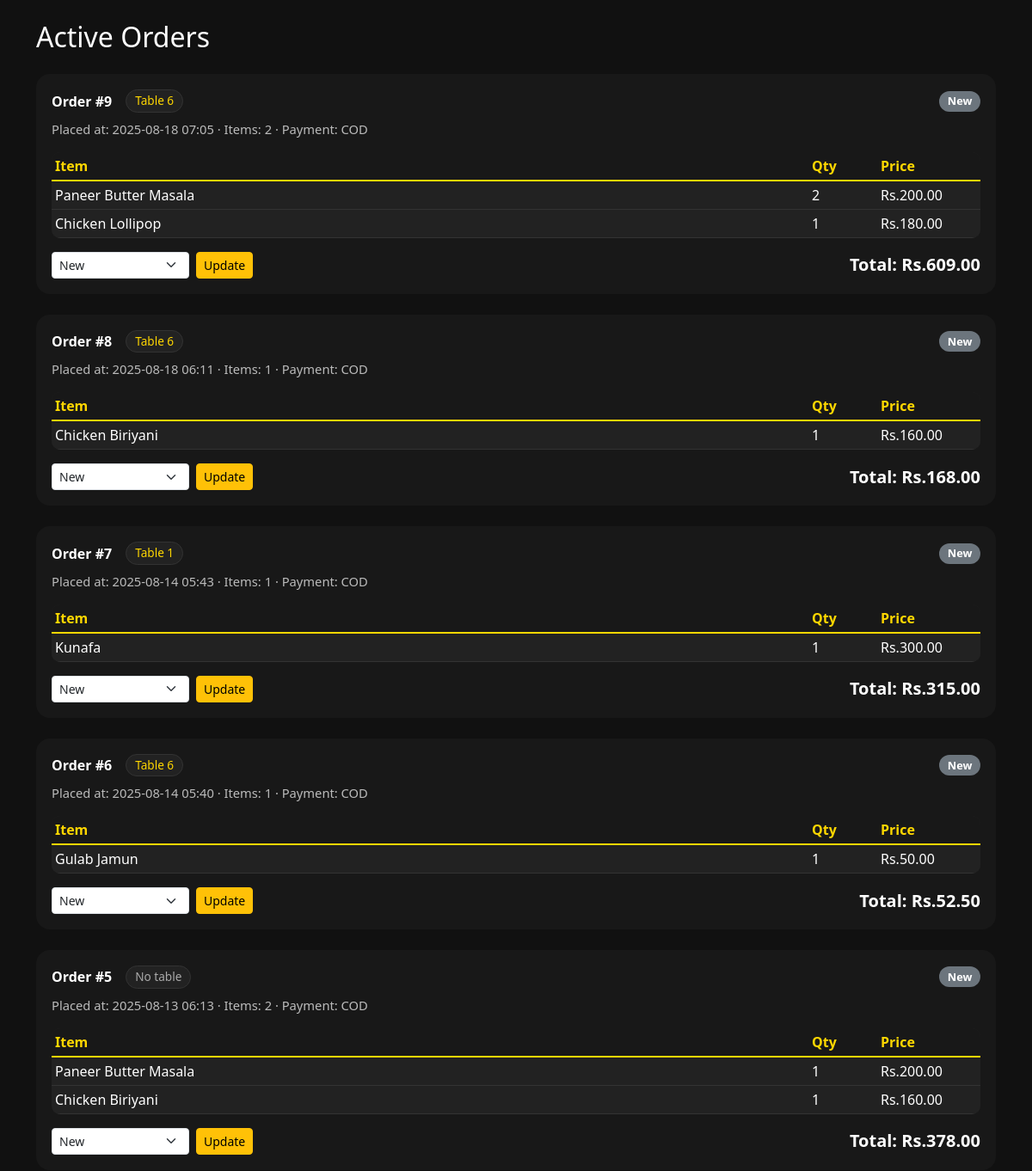
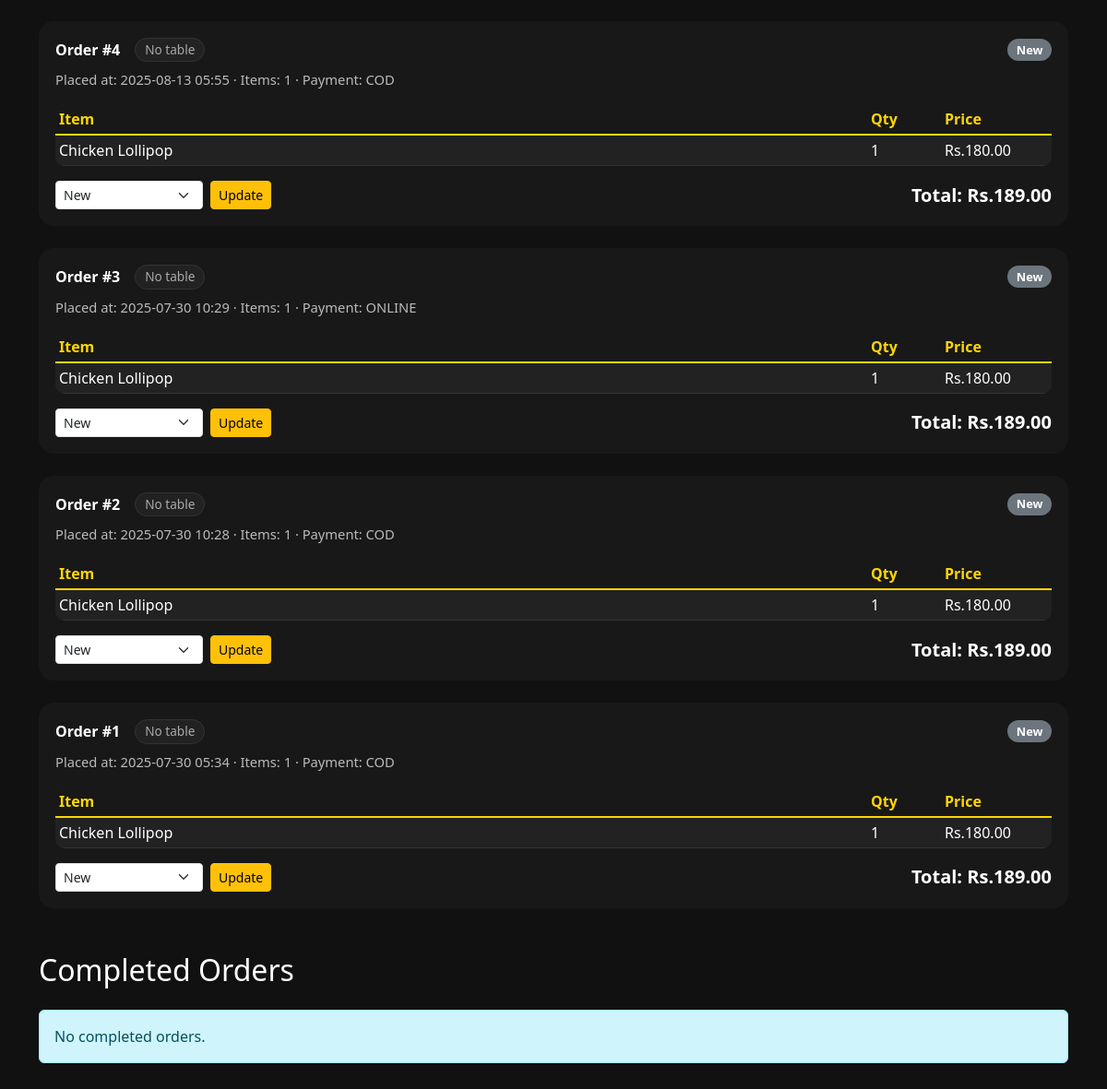
Page /menu/staff/orders/ (signed in) on the committed database (2 pictures, top to bottom).
### menu/models.py (models this page shows, shortened)
class Order(models.Model):
    hotel = models.ForeignKey(Hotel, on_delete=models.CASCADE)
    table = models.ForeignKey(DiningTable, on_delete=models.SET_NULL, null=True, blank=True, related_name='orders')
    guest_count = models.PositiveIntegerField(default=1)
    payment_method = models.CharField(max_length=10, choices=[('COD', 'Cash'), ('ONLINE', 'Online')])
    status = models.CharField(max_length=20, choices=STATUS_CHOICES, default='New')
    subtotal = models.DecimalField(max_digits=10, decimal_places=2, default=0.00)
    gst = models.DecimalField(max_digits=10, decimal_places=2, default=0.00)
    total_amount = models.DecimalField(max_digits=10, decimal_places=2, default=0.00)
    created_at = models.DateTimeField(auto_now_add=True)

class DiningTable(models.Model):
    hotel = models.ForeignKey(Hotel, on_delete=models.CASCADE, related_name='tables')
    number = models.CharField(max_length=10)  # "1", "A1", "VIP-2", etc.
    table_code = models.SlugField(max_length=40, unique=True, blank=True)  # globally unique code
    qr_image = models.ImageField(upload_to='qr_codes/tables/', blank=True, null=True)
    seats = models.PositiveSmallIntegerField(default=4)
    is_active = models.BooleanField(default=True)
    class Meta:
        constraints = [
            models.UniqueConstraint(fields=['hotel', 'number'], name='unique_table_per_hotel'),
        ]
        ordering = ['hotel_id', 'number']

class OrderItem(models.Model):
    order = models.ForeignKey(Order, on_delete=models.CASCADE, related_name='items')
    menu_item = models.ForeignKey(MenuItem, on_delete=models.CASCADE)
    quantity = models.PositiveIntegerField()
    price = models.DecimalField(max_digits=8, decimal_places=2)

class MenuItem(models.Model):
    category = models.ForeignKey(Category, on_delete=models.CASCADE)
    name = models.CharField(max_length=100)
    description = models.TextField(blank=True)
    price = models.DecimalField(max_digits=6, decimal_places=2)
    image = models.ImageField(upload_to='menu_images/', blank=True)
    available = models.BooleanField(default=True)
    description_tone = models.CharField(
        max_length=20,
        choices=TONE_CHOICES,
        default='appetizing',
        help_text=("Tone style for AI-generated description")
    )
    tags = models.ManyToManyField(Tag, blank=True)

### menu/views.py (the view)
# urls.py: path('staff/orders/', views.staff_orders, name='staff_orders'),
@staff_member_required
def staff_orders(request):
    active_statuses = ['New', 'Preparing', 'Ready']
    completed_statuses = ['Served']
    base = (Order.objects
            .select_related('hotel', 'table')
            .prefetch_related('items__menu_item'))
    orders_active = base.filter(status__in=active_statuses).order_by('-created_at')
    orders_completed = base.filter(status__in=completed_statuses).order_by('-created_at')
    status_choices = ['New', 'Preparing', 'Ready', 'Served']
    return render(request, 'menu/staff_orders.html', {
        'orders_active': orders_active,
        'orders_completed': orders_completed,
        'status_choices': status_choices,
    })

### menu/templates/menu/staff_orders.html (shortened to what this page needs)
{% load static %}
<!DOCTYPE html>
<html>
<head>
    <link href="https://cdn.jsdelivr.net/npm/bootstrap@5.3.0/dist/css/bootstrap.min.css" rel="stylesheet">
</head>
<body>
<div class="container py-4">
    <h2 class="mb-4">Active Orders</h2>
    {% for order in orders_active %}
        <div class="order-card">
            <div class="d-flex justify-content-between align-items-center mb-2">
                <div class="d-flex align-items-center flex-wrap">
                    <span class="me-2 fw-semibold">Order #{{ order.id }}</span>
                    {% if order.table %}
                        <span class="table-chip">Table {{ order.table.number }}</span>
                    {% else %}
                        <span class="table-chip muted">No table</span>
                    {% endif %}
                </div>
                {% if order.status == "New" %}
                  <span class="badge rounded-pill bg-secondary status-badge">New</span>
                {% elif order.status == "Preparing" %}
                  <span class="badge rounded-pill bg-warning text-dark status-badge">Preparing</span>
                {% elif order.status == "Ready" %}
                  <span class="badge rounded-pill bg-info text-dark status-badge">Ready</span>
                {% elif order.status == "Served" %}
                  <span class="badge rounded-pill bg-success status-badge">Served</span>
                {% else %}
                  <span class="badge rounded-pill bg-light text-dark status-badge">{{ order.status }}</span>
                {% endif %}
            </div>
            <div class="meta">
                Placed at: {{ order.created_at|date:"Y-m-d H:i" }}
                &middot;
                Items: {{ order.items.count }}
                {% if order.payment_method %}&middot; Payment: {{ order.payment_method }}{% endif %}
            </div>
            <table class="table table-sm order-items-table mt-3">
                <thead>
                    <tr>
                        <th>Item</th>
                        <th style="width: 80px;">Qty</th>
                        <th style="width: 120px;">Price</th>
                    </tr>
                </thead>
                <tbody>
                    {% for item in order.items.all %}
                        <tr>
                            <td>{{ item.menu_item.name }}</td>
                            <td>{{ item.quantity }}</td>
                            <td>Rs.{{ item.price }}</td>
                        </tr>
                    {% empty %}
                        <tr>
                            <td colspan="3" class="text-center text-muted">No items</td>
                        </tr>
                    {% endfor %}
                </tbody>
            </table>
            <div class="d-flex justify-content-between align-items-center">
                <form method="post" action="{% url 'update_order_status' order.id %}" class="d-inline">
                    <div class="d-inline-flex align-items-center">
                        <select name="status" class="form-select form-select-sm d-inline w-auto" style="min-width: 160px;">
                            {% for s in status_choices %}
                                <option value="{{ s }}" {% if order.status == s %}selected{% endif %}>{{ s }}</option>
                            {% endfor %}
                        </select>
                        <button type="submit" class="btn btn-sm btn-warning status-btn">Update</button>
                    </div>
                </form>
                <div class="fw-bold fs-5">Total: Rs.{{ order.total_amount }}</div>
            </div>
        </div>
    {% empty %}
        <div class="alert alert-info">No active orders.</div>
    {% endfor %}
    <h2 class="mb-4 mt-5">Completed Orders</h2>
    {% for order in orders_completed %}
        <div class="order-card">
            <div class="d-flex justify-content-between align-items-center mb-2">
                <div class="d-flex align-items-center flex-wrap">
                    <span class="me-2 fw-semibold">Order #{{ order.id }}</span>
                    {% if order.table %}
                        <span class="table-chip">Table {{ order.table.number }}</span>
                    {% else %}
                        <span class="table-chip muted">No table</span>
                    {% endif %}
                </div>
                {% if order.status == "New" %}
                  <span class="badge rounded-pill bg-secondary status-badge">New</span>
                {% elif order.status == "Preparing" %}
                  <span class="badge rounded-pill bg-warning text-dark status-badge">Preparing</span>
                {% elif order.status == "Ready" %}
                  <span class="badge rounded-pill bg-info text-dark status-badge">Ready</span>
                {% elif order.status == "Served" %}
                  <span class="badge rounded-pill bg-success status-badge">Served</span>
                {% else %}
                  <span class="badge rounded-pill bg-light text-dark status-badge">{{ order.status }}</span>
                {% endif %}
            </div>
            <div class="meta">
                Placed at: {{ order.created_at|date:"Y-m-d H:i" }}
                &middot;
                Items: {{ order.items.count }}
                {% if order.payment_method %}&middot; Payment: {{ order.payment_method }}{% endif %}
            </div>
            <table class="table table-sm order-items-table mt-3">
                <thead>
                    <tr>
                        <th>Item</th>
                        <th style="width: 80px;">Qty</th>
                        <th style="width: 120px;">Price</th>
                    </tr>
                </thead>
                <tbody>
                    {% for item in order.items.all %}
                        <tr>
                            <td>{{ item.menu_item.name }}</td>
                            <td>{{ item.quantity }}</td>
                            <td>Rs.{{ item.price }}</td>
                        </tr>
                    {% empty %}
                        <tr>
                            <td colspan="3" class="text-center text-muted">No items</td>
                        </tr>
                    {% endfor %}
                </tbody>
            </table>
            <div class="d-flex justify-content-between align-items-center">
                <form method="post" action="{% url 'update_order_status' order.id %}" class="d-inline">
                    {% csrf_token %}
                    <div class="d-inline-flex align-items-center">
                        <select name="status" class="form-select form-select-sm d-inline w-auto" style="min-width: 160px;">
                            {% for s in status_choices %}
                                <option value="{{ s }}" {% if order.status == s %}selected{% endif %}>{{ s }}</option>
                            {% endfor %}
                        </select>
                        <button type="submit" class="btn btn-sm btn-warning status-btn">Update</button>
                    </div>
                </form>
                <div class="fw-bold fs-5">Total: Rs.{{ order.total_amount }}</div>
            </div>
        </div>
    {% empty %}
        <div class="alert alert-info">No completed orders.</div>
    {% endfor %}
</div>
</body>
</html>

### menu/templates/menu/staff_orders.html (style rules this page uses)
body { background: #111; color: #fff; }
.order-card { background: #181818; border-radius: 16px; margin-bottom: 24px; padding: 18px; }
.order-items-table { background: #222; border-radius: 10px; overflow: hidden; }
.order-items-table th, .order-items-table td { color: #fff !important; background: #222 !important; border-color: #333 !important; }
.order-items-table tr { border-bottom: 1px solid #333 !important; }
.order-items-table thead th { background: #181818 !important; color: #ffd700 !important; border-bottom: 2px solid #ffd700 !important; }
.status-badge.badge { font-size: 0.8rem; padding: 0.35rem 0.6rem; }
.status-btn { margin-left: 8px; }
.meta { color: #bbb; font-size: 0.92rem; }
.table-chip { display: inline-block; background: #222; border: 1px solid #333; color: #ffd700; border-radius: 999px; padding: 2px 10px; font-size: 0.85rem; margin-left: 8px; }
.table-chip.muted { color: #aaa; }

### rows in the picture
Order: id "9", table.number "6", shows "New", created_at "2025-08-18 07:05", items.count "2", payment_method "COD", status "New", total_amount "609.00"
OrderItem: menu_item.name "Paneer Butter Masala", quantity "2", price "200.00"
OrderItem: menu_item.name "Chicken Lollipop", quantity "1", price "180.00"
Order: id "8", table.number "6", shows "New", created_at "2025-08-18 06:11", items.count "1", payment_method "COD", status "New", total_amount "168.00"
OrderItem: menu_item.name "Chicken Biriyani", quantity "1", price "160.00"
Order: id "7", table.number "1", shows "New", created_at "2025-08-14 05:43", items.count "1", payment_method "COD", status "New", total_amount "315.00"
OrderItem: menu_item.name "Kunafa", quantity "1", price "300.00"
Order: id "6", table.number "6", shows "New", created_at "2025-08-14 05:40", items.count "1", payment_method "COD", status "New", total_amount "52.50"
OrderItem: menu_item.name "Gulab Jamun", quantity "1", price "50.00"
Order: id "5", shows "No table", shows "New", created_at "2025-08-13 06:13", items.count "2", payment_method "COD", status "New", total_amount "378.00"
OrderItem: menu_item.name "Paneer Butter Masala", quantity "1", price "200.00"
OrderItem: menu_item.name "Chicken Biriyani", quantity "1", price "160.00"
Order: id "4", shows "No table", shows "New", created_at "2025-08-13 05:55", items.count "1", payment_method "COD", status "New", total_amount "189.00"
OrderItem: menu_item.name "Chicken Lollipop", quantity "1", price "180.00"
Order: id "3", shows "No table", shows "New", created_at "2025-07-30 10:29", items.count "1", payment_method "ONLINE", status "New", total_amount "189.00"
OrderItem: menu_item.name "Chicken Lollipop", quantity "1", price "180.00"
Order: id "2", shows "No table", shows "New", created_at "2025-07-30 10:28", items.count "1", payment_method "COD", status "New", total_amount "189.00"
OrderItem: menu_item.name "Chicken Lollipop", quantity "1", price "180.00"
Order: id "1", shows "No table", shows "New", created_at "2025-07-30 05:34", items.count "1", payment_method "COD", status "New", total_amount "189.00"
OrderItem: menu_item.name "Chicken Lollipop", quantity "1", price "180.00"
